Frame 1 (no input): blank canvas, image omitted
Frame 60 (no input): blank canvas, image omitted
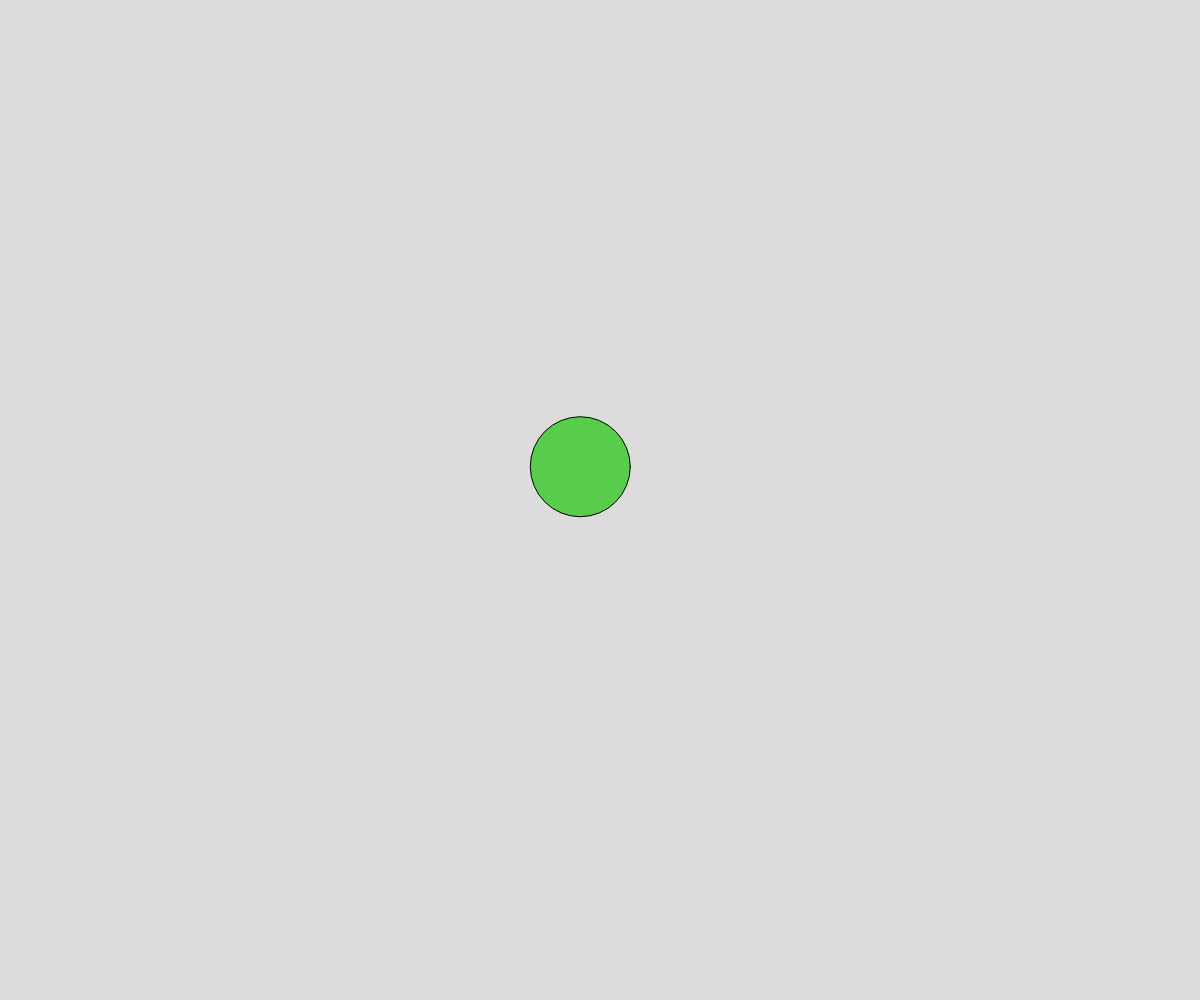
Frame 120 (the mouse pressed at the canvas centre since frame 60)

The p5.js sketch whose frames 1 and 60 were blank and that drew this single picture after the mouse press (run headless with seeded random() and noise() and a simulated clock; from frame 60 on, the mouse is pressed at the canvas centre):

// p5.js sketch
// ── sketch.js
// Nodes Oop Demo

let nodes=[]

function setup() {
  createCanvas(windowWidth, windowHeight);
}

function draw() {
  background(220);
  for (let node of nodes){
    node.update();
    node.connectTo(nodes)
    
  }
  //draw circles after
  for (let node of nodes){
    node.display();
  }
}

function mousePressed(){
  let somePoint = new MovingPoint(mouseX,mouseY);
  nodes.push(somePoint);
}

class MovingPoint{
  constructor(x,y){
    this.x = x;
    this.y = y;
    this.xTime = random(1000);
    this.yTime = random(1000);
    this.deltaTime = 0.05;
    this.radius = random(10, 20);
    this.speed = 5;
    this.color = color(random(255), random(255), random(255));
    this.reach = 100;
  }
  display(){
    fill(this.color);
    circle(this.x, this.y, this.radius*2)
    
  }

  update(){
    this.move()
    this.wrapAroundScreen()
    this.adjustByMouse()
  }
  adjustByMouse(){
    let mouseDistance = dist(this.x, this.x, mouseX, mouseY);
    if (mouseDistance < this.reach){
      this.radius += this.reach-mouseDistance;
      this.radius = Math.min(this.radius, 50);
    }
    else{
      this.radius -= this.reach-mouseDistance;
    }
  }

  connectTo(nodesArray){
    for (let otherNode of nodesArray){
      let distanceAway = dist(this.x, this.y, otherNode.x, otherNode.y);
      if (distanceAway < this.reach){
        line(this.x, this.y, otherNode.x, otherNode.y);
      }
    }
  }

  move(){
    let dx = noise(this.xTime)
    let dy = noise(this.yTime)

    // scale from 0-1 movement speed
    dx = map(dx, 0, 1, -this.speed, this.speed);
    dy = map(dy, 0, 1, -this.speed, this.speed);

    //move
    this.x += dx;
    this.y += dy;
    //move on time axis
    this.xTime += this.deltaTime;
    this.yTime += this.deltaTime;
  }
  wrapAroundScreen(){
    if (this.x<0-this.radius){
      this.x+= width;
    }
    if (this.x > width+this.radius){
      this.x -= width;
    }
    if (this.y  < 0-this.radius){
      this.y += height;
    }
    if (this.y>height+this.radius){
      this.y -= height;
    }
  }
}
